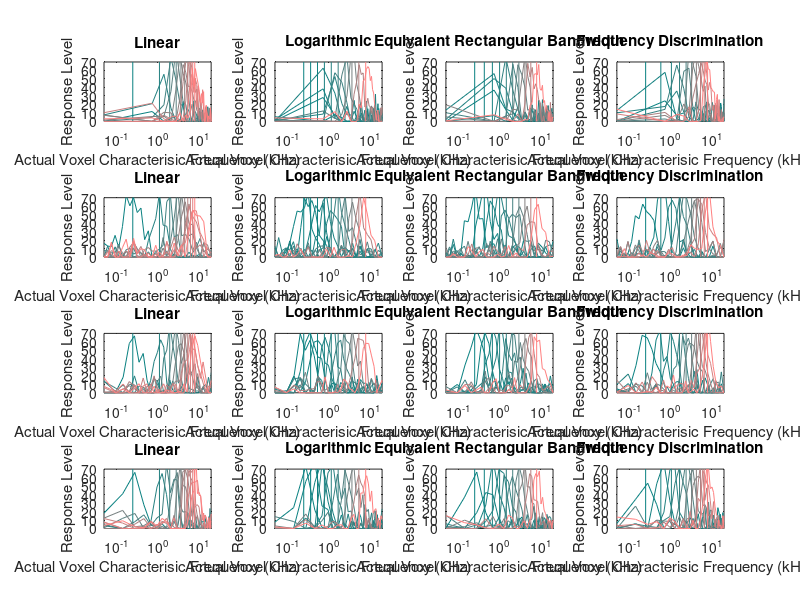
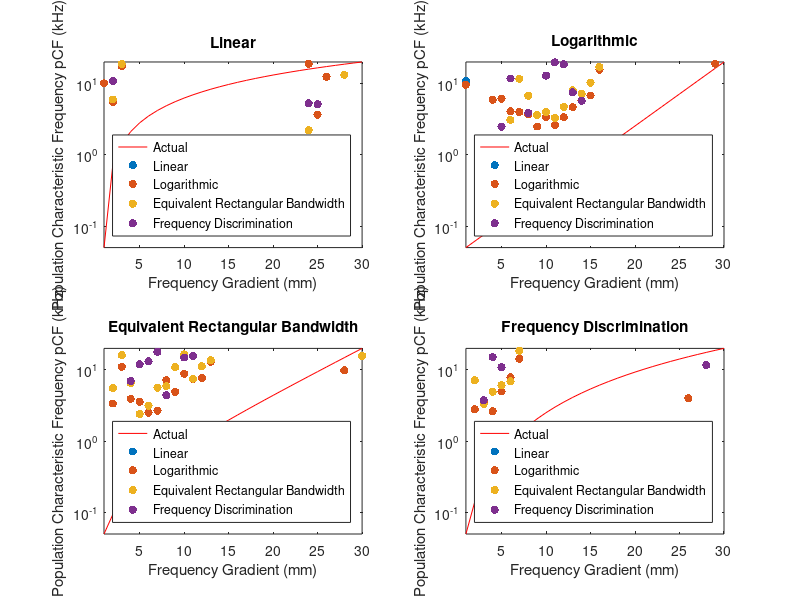
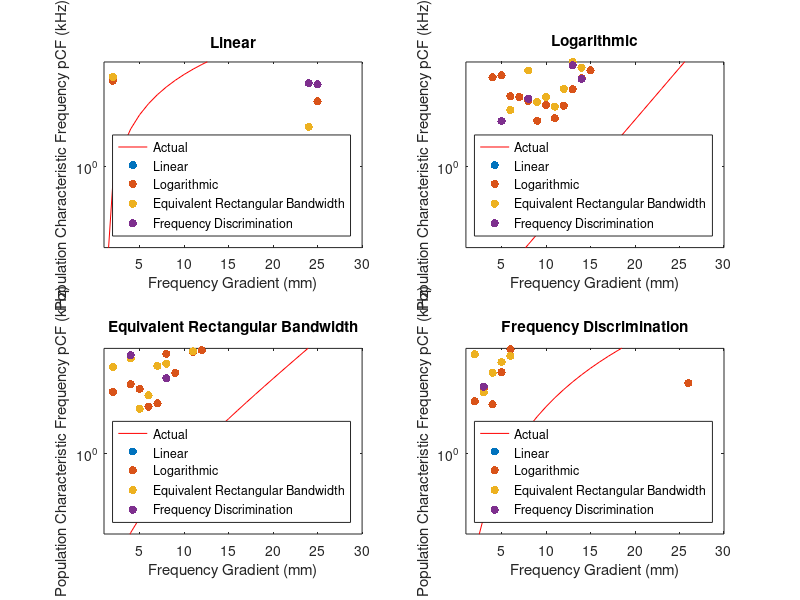

Reproduce these figures in MATLAB, in order.
function data = fMRIFreqMagModel
% Model of Frequency magnification imaged using fMRI
% effect on stimulus spacing on recorded response compared to underlying
% spacing of neuron/voxel characterisic frequency spacing

%% TO DO
% Add spread of HMDR - apply to voxel response
% Add noise
% Add frequency selectivity spacing
% create bandpass noise stimuli
% each voxel contain many tuning curves - loop current code for each voxel
% and take weighted average - then convovle with gaussian Hymodynmaic
% spread response
% plot superimposed stimuli responses
% plot neuron response as line, voxel as point
% 30 random numbers - create coiefient 

clc; close all

%% Neuronal population Magnification domain fucntion
% VoxelMagSpace = {str2func('@lcfNErb'),str2func('@FreqDisMagDom')};
% VoxelMagSpace2Freq = {str2func('@lcfInvNErb'),str2func('@FreqDisMagDom2Fre')};
% VoxelFilterWidth = {str2func('@lcfErb'),str2func('@FreqDisMagDom2Freq')};

%% Neuronal population Magnification domain fucntion
VoxelMagSpace = {str2func('@lcfNErb')};
VoxelMagSpace2Freq = {str2func('@lcfInvNErb')};
VoxelFilterWidth = {str2func('@lcfErb'),str2func('@lcfErb'),str2func('@lcfErb'),str2func('@lcfErb')};

%% Stimuli Magnification domain functions
% magDomain,magScale2F,magFilterWidth
StimMagDomain = {str2func('@LinMagDom'),str2func('@LogMagDom'),str2func('@lcfNErb'),str2func('@FreqDisMagDom')};
StimMagDomain2Freq = {str2func('@LinMagDom2Freq'),str2func('@LogMagDom2Freq'),str2func('@lcfInvNErb'),str2func('@FreqDisMagDom2Freq')};
StimSpacingNames = {'Linear','Logarithmic','Equivalent Rectangular Bandwidth','Frequency Discrimination'};   % names for graph titles for each stimulus spacing - must be in same order as StimMagDomain and StimMagDomain2Freq variables

%% Stimuli Properties
StimHighFreq = 8;  % highest frequency to test
StimLowFreq = 0.25; % lowest frequency to test
StimNum = 10;   % number of stimulus
StimdB = 70;
%% Voxel Population Properties
% Auditory system properties
HighFreq = 20;  % Highest frequency of the system
LowFreq = 0.05; % Lowest frequency of the system
Gradient = 30; % length of gradient in mm
nNeurons = 100000; % number of neurons per mm
% Imaging Properties
Resolution = 1;  % resolution of imaging in mm
nVoxels = Gradient/Resolution; % number of voxels
NeuronDensity = nNeurons .* Resolution; % number of neurons in each voxel
HDspread = 3; % spread of hemodynamic response in mm

% Spacing Properites
C = 1; % constant scaling for voxel tuning width

VoxelMagSpace = StimMagDomain ;
VoxelMagSpace2Freq = StimMagDomain2Freq;

VMD = cell(length(VoxelMagSpace),1);
SMD = struct('VoxRes', ones(StimNum,nVoxels), ...
    'VCharaFreq', ones(nVoxels), ...
    'fMRIdata', ones(nVoxels));
Res = cell(length(StimMagDomain),1);
PlotIndex = [0 4 8 12]

for iVMD = 1:length(VoxelMagSpace)
    % Spacing Properites
    data.VoxelProp(iVMD)  = VoxelProperties(LowFreq,HighFreq,nVoxels,C,VoxelMagSpace{iVMD},VoxelMagSpace2Freq{iVMD},VoxelFilterWidth{iVMD});    %     (LowFreq,HighFreq,nVoxels,C,magDomain,magScale2F,magFilterWidth)
    
    for iSMD = 1:length(StimMagDomain)
        %% create stimuli frequencies for each spacing
        StimFreq = StimMagDomain2Freq{iSMD}(linspace(StimMagDomain{iSMD}(StimLowFreq),StimMagDomain{iSMD}(StimHighFreq),StimNum)); % frequencies of stimuli - 3D matrix for band limited noise
        
        %% create stimuli gain structure
        StimLev = ones(size(StimFreq)).*StimdB; % can use to model filter response
        
        %% loop for each voxel
         figure (1)
        for i = 1:length(StimFreq)
            SMD.VoxRes(i,:) = VoxelResponse (StimFreq(i),StimLev,data.VoxelProp(iVMD).VFreqC,data.VoxelProp(iVMD).p);
            SMD.VoxRes(SMD.VoxRes<0) = 0;
            subplot(length(VoxelMagSpace),length(StimMagDomain),iSMD + PlotIndex(iVMD));
            plot(data.VoxelProp(iVMD).VFreqC,SMD.VoxRes(i,:), 'color',[(StimFreq(i)./max(StimFreq)) 0.5 0.5]), set(gca,'XScale','log'), title (StimSpacingNames{iSMD}), xlabel('Actual Voxel Characterisic Frequency (kHz)'), ylabel('Response Level'), axis tight, ylim ([0 StimLev(i)]);
            hold on
            line(repmat(StimFreq(i),1,2),[min(ylim) StimLev(i)], 'color',[(StimFreq(i)./max(StimFreq)) 0.5 0.5])
        end
        
        % weight average response for each voxel in stimuli domain (stimuli domain because stimuli ID used for calulation)
        %         for i = 1:nVoxels
        SMD.VCharaFreq = VoxelCharacterFrequency (StimFreq, SMD.VoxRes,StimMagDomain{iSMD},StimMagDomain2Freq{iSMD});
        %         end
        
        %% fMRI response data
        %% convolve with Hemodynamic spread
        %         SMD.fMRIdata(iSMD) = fMRIResponse (SMD.VCharaFreq(iSMD),HDspread);
        
        Res{iSMD}= SMD;
        
    end
    data.VMD{iVMD,1} = Res;
end  
    %% plot Voxel characterisic frequencies - actual vs measured
%     for iVMD = 1:length(VoxelMagSpace)
%         figure (2)
%         for iSMD = 1:length(StimMagDomain)
%             subplot(length(VoxelMagSpace),length(StimMagDomain),iSMD + PlotIndex(iVMD));
%             plot (1:nVoxels,data.VoxelProp(iVMD).VFreqC, 'r'), axis tight
%             hold on
%             scatter (1:nVoxels,data.VMD{iVMD,1}{iSMD ,1}.VCharaFreq)
%             set(gca,'YScale','log'), xlabel('Frequency Gradient (mm)'), ylabel('C.Freq (kHz)'),title (StimSpacingNames{iSMD}),legend('Actual','Measured','Location','SouthEast')
%         end
%     end
for iVMD = 1:length(VoxelMagSpace)
    figure (2)
    subplot(length(VoxelMagSpace)./2, length(VoxelMagSpace)./2, iVMD);
    plot (1:nVoxels,data.VoxelProp(iVMD).VFreqC, 'r'), axis tight, title (StimSpacingNames{iVMD})
    hold on
    for iSMD = 1:length(StimMagDomain)
        scatter (1:nVoxels,data.VMD{iVMD,1}{iSMD ,1}.VCharaFreq, 'fill')
        set(gca,'YScale','log'), xlabel('Frequency Gradient (mm)'), ylabel('Population Characteristic Frequency pCF (kHz)'),legend('Actual',(StimSpacingNames{1}),(StimSpacingNames{2}),(StimSpacingNames{3}),(StimSpacingNames{4}),'Location','SouthEast');
%  xlabel('Frequency Gradient (mm)'), ylabel('Population Characteristic Frequency pCF (kHz)'),legend('Actual',(StimSpacingNames{1}),(StimSpacingNames{2}),(StimSpacingNames{3}),(StimSpacingNames{4}),'Location','SouthEast')

    end
end
for iVMD = 1:length(VoxelMagSpace)
    figure (3)
    subplot(length(VoxelMagSpace)./2, length(VoxelMagSpace)./2, iVMD);
    plot (1:nVoxels,data.VoxelProp(iVMD).VFreqC, 'r'), axis tight, title (StimSpacingNames{iVMD}), ylim ([0.2 8])
    hold on
    for iSMD = 1:length(StimMagDomain)
        scatter (1:nVoxels,data.VMD{iVMD,1}{iSMD ,1}.VCharaFreq, 'fill')
        set(gca,'YScale','log'), xlabel('Frequency Gradient (mm)'), ylabel('Population Characteristic Frequency pCF (kHz)'),legend('Actual',(StimSpacingNames{1}),(StimSpacingNames{2}),(StimSpacingNames{3}),(StimSpacingNames{4}),'Location','SouthEast');
%  xlabel('Frequency Gradient (mm)'), ylabel('Population Characteristic Frequency pCF (kHz)'),legend('Actual',(StimSpacingNames{1}),(StimSpacingNames{2}),(StimSpacingNames{3}),(StimSpacingNames{4}),'Location','SouthEast')

    end
end
% end

end
function Response = VoxelResponse (StimF,StimLev,VoxelFreqC,p)
StimInt = 10.^(StimLev/10);
Int = zeros(1,length(VoxelFreqC)); % Response intensity for each Voxel
for I = 1:length(VoxelFreqC)
    for II = 1:length(StimF)
        g = abs((StimF(II)-VoxelFreqC(I))/VoxelFreqC(I));
        fw=(1+(p(I)*g)).*exp(-p(I)*g); %Two parameter roex
        Int(I) = Int(I)+fw*StimInt(II);
    end
end
NoiseLev = 10;
noise = randn (1,length(VoxelFreqC)).*NoiseLev;
Response = 10*log10(max(Int,1)); % Threshold intensity response and convert to dB
Response = Response + noise; %% set negative values to 0
% Response = Int; % no threshold
% Response = max(Int,1);
end
function VCharaFreq = VoxelCharacterFrequency (StimFreq, VoxRes,StimMagDomain,StimMagDomain2Freq)
VCharaFreq = zeros(length(VoxRes),1);
StimFreqStimDomain = StimMagDomain(StimFreq);
for i = 1:length(VoxRes)
    VCharaFreq (i) = sum((StimFreqStimDomain'.*VoxRes(:,i)))./sum(VoxRes(:,i)); % need to convert to linear spacing - convert to mag domain then convert back for characteristic frequencies
end
VCharaFreq(isnan(VCharaFreq)) = 0 ;

VCharaFreq = StimMagDomain2Freq(VCharaFreq);
%% need to convert back to frequency domain
end
function Response = fMRIResponse (StimF,StimLev,VoxelFreqC,p)
% hemodynamic spread
%% Parkes (2005) at 3 T
%% Find paper for 7T - around 2.3 mm
% FWHM GE = 3.9 +/- 0.7 mm, SE = 3.4 +/- 0.8
StimInt = 10.^(StimLev/10);
Int = zeros(1,length(VoxelFreqC)); % Response intensity for each Voxel
for I = 1:length(VoxelFreqC)
    for II = 1:length(StimF)
        g = abs((StimF(II)-VoxelFreqC(I))/VoxelFreqC(I));
        fw=(1+(p(I)*g)).*exp(-p(I)*g); %Two parameter roex
        Int(I) = Int(I)+fw*StimInt(II);
    end
end
Response = 10*log10(max(Int,1)); % Threshold intensity response and convert to dB
% Response = Int; % no threshold
% Response = max(Int,1);
end
function VoxelProp = VoxelProperties(LowFreq,HighFreq,nVoxels,C,magDomain,magScale2F,magFilterWidth)
VoxelProp.VmagScale = linspace(magDomain(LowFreq),magDomain(HighFreq),nVoxels); % Linearly space in magnification scale domain (ERB, FS, LOG, LIN)
VoxelProp.VFreqC = magScale2F(VoxelProp.VmagScale);   % Voxel Characterisic Frequency - Convert maginification scale values to frequency values (kHz)
VoxelProp.VTuningWidth = magFilterWidth(VoxelProp.VFreqC); % Voxel frequency tuning width for each Voxel Charactersic Frequency (for each voxel)(Bandwidth in?)
VoxelProp.p = C*4*VoxelProp.VFreqC./VoxelProp.VTuningWidth; % Filter coefficient of each Voxel % VTuningWidth - population tuning width / populationERB
end
function y = LinMagDom(f)
y = f;
end
function f = LinMagDom2Freq(x)
f = x;
end
function y = LogMagDom(f)
y = log10(f);
end
function f = LogMagDom2Freq(x)
f = 10.^(x);
end
function erb = lcfErb(f)
% ***** lcfErb *****
% ERBs as per Glasberg and Moore (1990);
A = 24.7/1000; B = 4.37;
erb = A*(B*f+1);
end
function nerb = lcfNErb(f)
% ***** lcfNErb *****
% Converts frequency to ERB number;
A = 24.7/1000; B = 4.37;
nerb = 1/(A*B)*log(B*f+1);
end
function f = lcfInvNErb(nerb)
% ***** lcfInvNErb *****
% Converts ERB number to frequency;
A = 24.7/1000; B = 4.37;
f = 1/B*(exp(A*B*nerb)-1);
end
function DLF= FreqDisTuningWidth (f)

%% log DLF = a'sqrt(F) + k' + m'(SL^-1) % Nelson et al (1983)
% Nelson et al k' = -0.15, m' = 5.056, a' = 0.0214

%% Weir (1977) = log DLF = a sqrt(F) + b % depended on dB SL

a = 0.0214; k = -0.15; m = 5.056; SL = 40;

DLF = log10(a(sqrt(f)) + k + m(SL^-1));


% FreqSelTunWid = f;
end
function y = FreqDisMagDom(f)
%% number of Freq Selectivity units
a = 0.0214; k = -0.15; m = 5.056; SL = 35;
y = exp(a .* sqrt(f) + k + m.*(SL.^-1));
end
function f = FreqDisMagDom2Freq(x)
a = 0.0214; k = -0.15; m = 5.056; SL = 35;
f = ((log(x) - (k + m.*(SL.^-1)))./a).^2;
end
